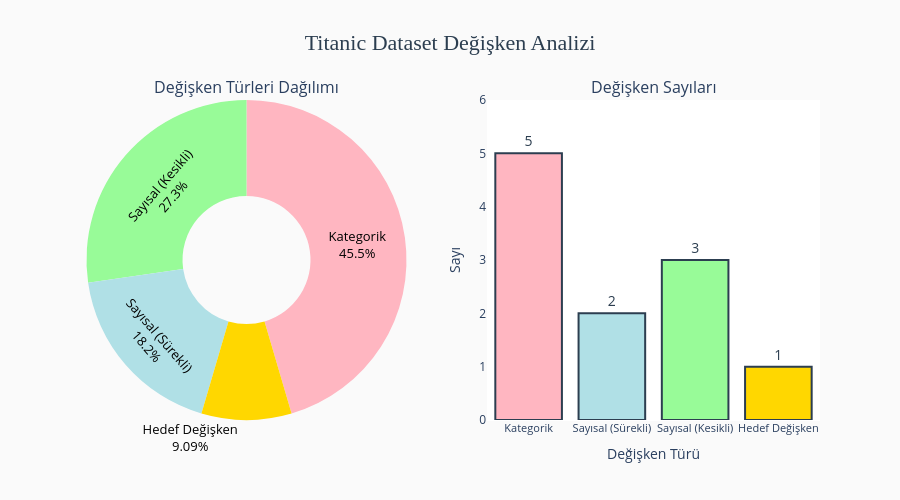

The notebook cell this image was saved under:
### Markdown cell above
## 🎨 Değişken Türlerinin Görsel Dağılımı

Hangi tür değişkenlerimiz var ve dağılımları nasıl?

### Code cell
# Değişken kategorilerinin görselleştirilmesi
from plotly.subplots import make_subplots
import plotly.graph_objects as go

# Veri hazırlama
variable_counts = {
    'Kategorik': len(categorical_features),
    'Sayısal (Sürekli)': len(continuous_features),
    'Sayısal (Kesikli)': len(discrete_features),
    'Hedef Değişken': 1
}

# Alt grafik yapısı oluşturma (1 satır, 2 sütun)
fig = make_subplots(
    rows=1, cols=2,
    specs=[[{"type": "pie"}, {"type": "bar"}]],
    subplot_titles=('Değişken Türleri Dağılımı', 'Değişken Sayıları')
)

# Pasta grafiği (sol)
fig.add_trace(
    go.Pie(
        labels=list(variable_counts.keys()),
        values=list(variable_counts.values()),
        hole=0.4,
        marker=dict(colors=['#FFB6C1', '#B0E0E6', '#98FB98', '#FFD700']),
        textinfo='label+percent',
        textfont=dict(size=13, color='#000000'),
        hovertemplate='<b>%{label}</b><br>Sayı: %{value}<br>Yüzde: %{percent}<extra></extra>'
    ),
    row=1, col=1
)

# Bar grafiği (sağ)
fig.add_trace(
    go.Bar(
        x=list(variable_counts.keys()),
        y=list(variable_counts.values()),
        marker=dict(
            color=['#FFB6C1', '#B0E0E6', '#98FB98', '#FFD700'],
            line=dict(color='#2c3e50', width=2)
        ),
        text=list(variable_counts.values()),
        textposition='outside',
        textfont=dict(size=14, color='#2c3e50'),
        hovertemplate='<b>%{x}</b><br>Sayı: %{y}<extra></extra>'
    ),
    row=1, col=2
)

# Grafik düzenlemesi
fig.update_layout(
    title=dict(
        text='Titanic Dataset Değişken Analizi',
        font=dict(size=22, color='#2c3e50', family='Arial Black'),
        x=0.5,
        xanchor='center'
    ),
    height=500,
    showlegend=False,
    paper_bgcolor='#fafafa',
    plot_bgcolor='#ffffff'
)

fig.update_xaxes(title_text="Değişken Türü", row=1, col=2, tickfont=dict(size=11))
fig.update_yaxes(title_text="Sayı", row=1, col=2, range=[0, max(variable_counts.values()) + 1])

fig.show()

### Figure 1 — Plotly figure (JSON) as saved in the notebook; plotly's stock layout.template omitted (floating-point values rounded to 4 significant figures)
{"data": [{"domain": {"x": [0, 0.45], "y": [0, 1]}, "hole": 0.4, "hovertemplate": "<b>%{label}</b><br>Sayı: %{value}<br>Yüzde: %{percent}<extra></extra>", "labels": ["Kategorik", "Sayısal (Sürekli)", "Sayısal (Kesikli)", "Hedef Değişken"], "marker": {"colors": ["#FFB6C1", "#B0E0E6", "#98FB98", "#FFD700"]}, "textfont": {"color": "#000000", "size": 13}, "textinfo": "label+percent", "type": "pie", "values": [5, 2, 3, 1]}, {"hovertemplate": "<b>%{x}</b><br>Sayı: %{y}<extra></extra>", "marker": {"color": ["#FFB6C1", "#B0E0E6", "#98FB98", "#FFD700"], "line": {"color": "#2c3e50", "width": 2}}, "text": ["5", "2", "3", "1"], "textfont": {"color": "#2c3e50", "size": 14}, "textposition": "outside", "type": "bar", "x": ["Kategorik", "Sayısal (Sürekli)", "Sayısal (Kesikli)", "Hedef Değişken"], "xaxis": "x", "y": [5, 2, 3, 1], "yaxis": "y"}], "layout": {"annotations": [{"font": {"size": 16}, "showarrow": false, "text": "Değişken Türleri Dağılımı", "x": 0.225, "xanchor": "center", "xref": "paper", "y": 1, "yanchor": "bottom", "yref": "paper"}, {"font": {"size": 16}, "showarrow": false, "text": "Değişken Sayıları", "x": 0.775, "xanchor": "center", "xref": "paper", "y": 1, "yanchor": "bottom", "yref": "paper"}], "height": 500, "paper_bgcolor": "#fafafa", "plot_bgcolor": "#ffffff", "showlegend": false, "title": {"font": {"color": "#2c3e50", "family": "Arial Black", "size": 22}, "text": "Titanic Dataset Değişken Analizi", "x": 0.5, "xanchor": "center"}, "xaxis": {"anchor": "y", "domain": [0.55, 1], "tickfont": {"size": 11}, "title": {"text": "Değişken Türü"}}, "yaxis": {"anchor": "x", "domain": [0, 1], "range": [0, 6], "title": {"text": "Sayı"}}}}
